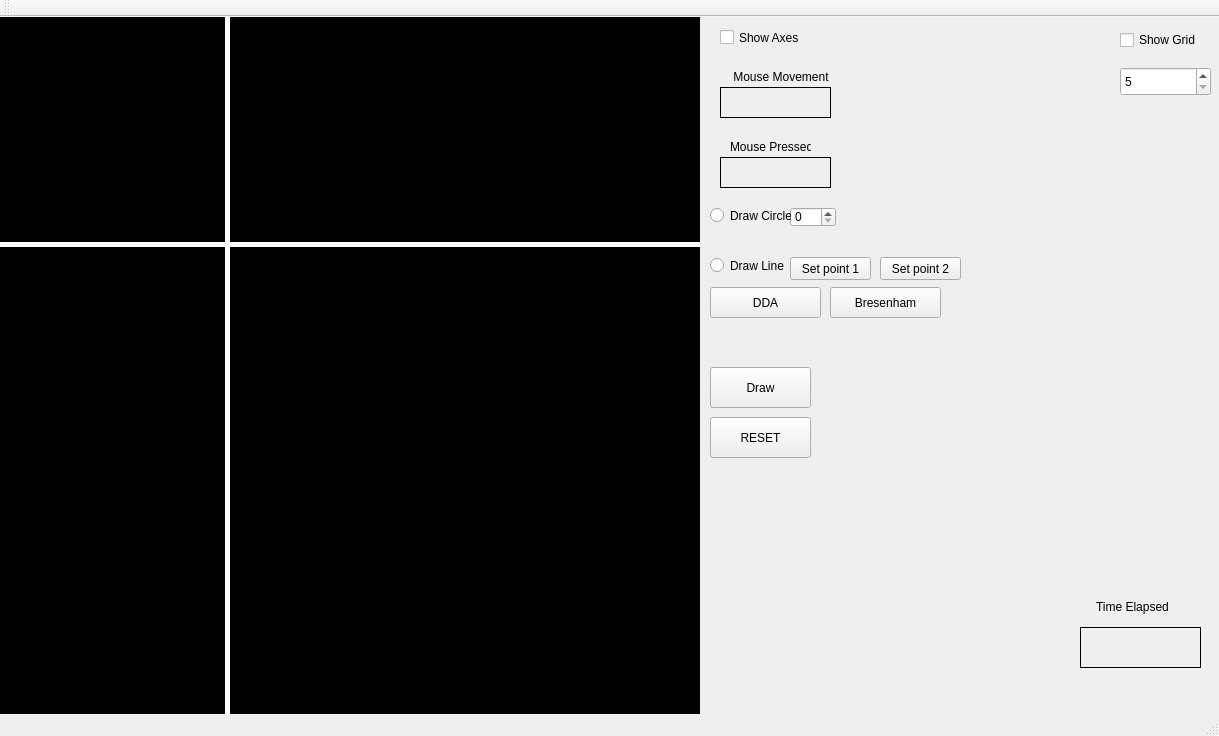
<?xml version="1.0" encoding="UTF-8"?>
<ui version="4.0">
 <class>MainWindow</class>
 <widget class="QMainWindow" name="MainWindow">
  <property name="geometry">
   <rect>
    <x>0</x>
    <y>0</y>
    <width>1219</width>
    <height>736</height>
   </rect>
  </property>
  <property name="windowTitle">
   <string>MainWindow</string>
  </property>
  <widget class="QWidget" name="centralWidget">
   <widget class="my_label" name="frame">
    <property name="geometry">
     <rect>
      <x>0</x>
      <y>0</y>
      <width>700</width>
      <height>700</height>
     </rect>
    </property>
    <property name="cursor">
     <cursorShape>CrossCursor</cursorShape>
    </property>
    <property name="mouseTracking">
     <bool>true</bool>
    </property>
    <property name="styleSheet">
     <string notr="true">background-color: rgb(0, 0, 0);</string>
    </property>
    <property name="frameShape">
     <enum>QFrame::Box</enum>
    </property>
    <property name="lineWidth">
     <number>1</number>
    </property>
    <property name="text">
     <string/>
    </property>
   </widget>
   <widget class="QLabel" name="mouse_movement">
    <property name="geometry">
     <rect>
      <x>720</x>
      <y>70</y>
      <width>111</width>
      <height>31</height>
     </rect>
    </property>
    <property name="frameShape">
     <enum>QFrame::Panel</enum>
    </property>
    <property name="text">
     <string/>
    </property>
   </widget>
   <widget class="QLabel" name="label_3">
    <property name="geometry">
     <rect>
      <x>720</x>
      <y>50</y>
      <width>111</width>
      <height>20</height>
     </rect>
    </property>
    <property name="text">
     <string>    Mouse Movement</string>
    </property>
   </widget>
   <widget class="QLabel" name="mouse_pressed">
    <property name="geometry">
     <rect>
      <x>720</x>
      <y>140</y>
      <width>111</width>
      <height>31</height>
     </rect>
    </property>
    <property name="frameShape">
     <enum>QFrame::Panel</enum>
    </property>
    <property name="text">
     <string/>
    </property>
   </widget>
   <widget class="QLabel" name="label_5">
    <property name="geometry">
     <rect>
      <x>730</x>
      <y>120</y>
      <width>81</width>
      <height>20</height>
     </rect>
    </property>
    <property name="text">
     <string>Mouse Pressed</string>
    </property>
   </widget>
   <widget class="Line" name="x_axis">
    <property name="geometry">
     <rect>
      <x>0</x>
      <y>225</y>
      <width>700</width>
      <height>5</height>
     </rect>
    </property>
    <property name="styleSheet">
     <string notr="true">background-color: rgb(255, 255, 255);</string>
    </property>
    <property name="frameShadow">
     <enum>QFrame::Raised</enum>
    </property>
    <property name="lineWidth">
     <number>0</number>
    </property>
    <property name="orientation">
     <enum>Qt::Horizontal</enum>
    </property>
   </widget>
   <widget class="Line" name="y_axis">
    <property name="geometry">
     <rect>
      <x>225</x>
      <y>0</y>
      <width>5</width>
      <height>700</height>
     </rect>
    </property>
    <property name="styleSheet">
     <string notr="true">
background-color: rgb(255, 255, 255);</string>
    </property>
    <property name="frameShadow">
     <enum>QFrame::Raised</enum>
    </property>
    <property name="lineWidth">
     <number>0</number>
    </property>
    <property name="orientation">
     <enum>Qt::Vertical</enum>
    </property>
   </widget>
   <widget class="QCheckBox" name="show_axes">
    <property name="geometry">
     <rect>
      <x>720</x>
      <y>10</y>
      <width>91</width>
      <height>21</height>
     </rect>
    </property>
    <property name="text">
     <string>Show Axes</string>
    </property>
   </widget>
   <widget class="QPushButton" name="Draw">
    <property name="geometry">
     <rect>
      <x>710</x>
      <y>350</y>
      <width>101</width>
      <height>41</height>
     </rect>
    </property>
    <property name="text">
     <string>Draw</string>
    </property>
   </widget>
   <widget class="QSpinBox" name="circle_radius">
    <property name="geometry">
     <rect>
      <x>790</x>
      <y>190</y>
      <width>46</width>
      <height>20</height>
     </rect>
    </property>
   </widget>
   <widget class="QRadioButton" name="draw_circle">
    <property name="geometry">
     <rect>
      <x>710</x>
      <y>190</y>
      <width>81</width>
      <height>17</height>
     </rect>
    </property>
    <property name="text">
     <string>Draw Circle</string>
    </property>
   </widget>
   <widget class="QRadioButton" name="draw_line">
    <property name="geometry">
     <rect>
      <x>710</x>
      <y>240</y>
      <width>77</width>
      <height>17</height>
     </rect>
    </property>
    <property name="text">
     <string>Draw Line</string>
    </property>
   </widget>
   <widget class="QPushButton" name="set_point1">
    <property name="geometry">
     <rect>
      <x>790</x>
      <y>240</y>
      <width>81</width>
      <height>23</height>
     </rect>
    </property>
    <property name="text">
     <string>Set point 1</string>
    </property>
   </widget>
   <widget class="QPushButton" name="set_point2">
    <property name="geometry">
     <rect>
      <x>880</x>
      <y>240</y>
      <width>81</width>
      <height>23</height>
     </rect>
    </property>
    <property name="text">
     <string>Set point 2</string>
    </property>
   </widget>
   <widget class="QPushButton" name="pushButton">
    <property name="geometry">
     <rect>
      <x>710</x>
      <y>400</y>
      <width>101</width>
      <height>41</height>
     </rect>
    </property>
    <property name="text">
     <string>RESET</string>
    </property>
   </widget>
   <widget class="QCheckBox" name="show_grid">
    <property name="geometry">
     <rect>
      <x>1120</x>
      <y>10</y>
      <width>93</width>
      <height>26</height>
     </rect>
    </property>
    <property name="text">
     <string>Show Grid</string>
    </property>
   </widget>
   <widget class="QSpinBox" name="grid_size">
    <property name="geometry">
     <rect>
      <x>1120</x>
      <y>50</y>
      <width>91</width>
      <height>29</height>
     </rect>
    </property>
    <property name="minimum">
     <number>5</number>
    </property>
    <property name="singleStep">
     <number>2</number>
    </property>
   </widget>
   <widget class="QPushButton" name="bresenham_line">
    <property name="geometry">
     <rect>
      <x>830</x>
      <y>270</y>
      <width>111</width>
      <height>31</height>
     </rect>
    </property>
    <property name="text">
     <string>Bresenham</string>
    </property>
   </widget>
   <widget class="QPushButton" name="dda">
    <property name="geometry">
     <rect>
      <x>710</x>
      <y>270</y>
      <width>111</width>
      <height>31</height>
     </rect>
    </property>
    <property name="text">
     <string>DDA</string>
    </property>
   </widget>
   <widget class="QLabel" name="time_label">
    <property name="geometry">
     <rect>
      <x>1096</x>
      <y>580</y>
      <width>91</width>
      <height>20</height>
     </rect>
    </property>
    <property name="text">
     <string>Time Elapsed</string>
    </property>
   </widget>
   <widget class="QLabel" name="time_show">
    <property name="geometry">
     <rect>
      <x>1080</x>
      <y>610</y>
      <width>121</width>
      <height>41</height>
     </rect>
    </property>
    <property name="frameShape">
     <enum>QFrame::Panel</enum>
    </property>
    <property name="text">
     <string/>
    </property>
    <property name="alignment">
     <set>Qt::AlignCenter</set>
    </property>
   </widget>
  </widget>
  <widget class="QMenuBar" name="menuBar">
   <property name="geometry">
    <rect>
     <x>0</x>
     <y>0</y>
     <width>1219</width>
     <height>25</height>
    </rect>
   </property>
  </widget>
  <widget class="QToolBar" name="mainToolBar">
   <attribute name="toolBarArea">
    <enum>TopToolBarArea</enum>
   </attribute>
   <attribute name="toolBarBreak">
    <bool>false</bool>
   </attribute>
  </widget>
  <widget class="QStatusBar" name="statusBar"/>
 </widget>
 <layoutdefault spacing="6" margin="11"/>
 <customwidgets>
  <customwidget>
   <class>my_label</class>
   <extends>QLabel</extends>
   <header location="global">my_label.h</header>
  </customwidget>
 </customwidgets>
 <resources/>
 <connections/>
</ui>
